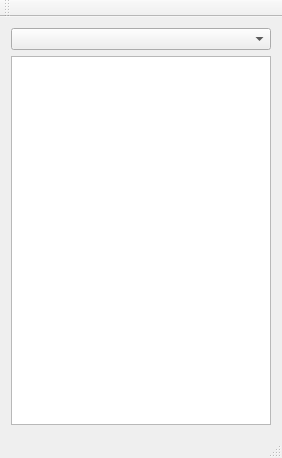
<?xml version="1.0" encoding="UTF-8"?>
<ui version="4.0">
 <class>MainWindow</class>
 <widget class="QMainWindow" name="MainWindow">
  <property name="geometry">
   <rect>
    <x>0</x>
    <y>0</y>
    <width>282</width>
    <height>458</height>
   </rect>
  </property>
  <property name="windowTitle">
   <string>MainWindow</string>
  </property>
  <widget class="QWidget" name="centralWidget">
   <layout class="QVBoxLayout" name="verticalLayout">
    <item>
     <widget class="QComboBox" name="comboBox"/>
    </item>
    <item>
     <widget class="QListWidget" name="listWidget"/>
    </item>
   </layout>
  </widget>
  <widget class="QMenuBar" name="menuBar">
   <property name="geometry">
    <rect>
     <x>0</x>
     <y>0</y>
     <width>282</width>
     <height>19</height>
    </rect>
   </property>
  </widget>
  <widget class="QToolBar" name="mainToolBar">
   <attribute name="toolBarArea">
    <enum>TopToolBarArea</enum>
   </attribute>
   <attribute name="toolBarBreak">
    <bool>false</bool>
   </attribute>
  </widget>
  <widget class="QStatusBar" name="statusBar"/>
 </widget>
 <layoutdefault spacing="6" margin="11"/>
 <resources/>
 <connections/>
</ui>
